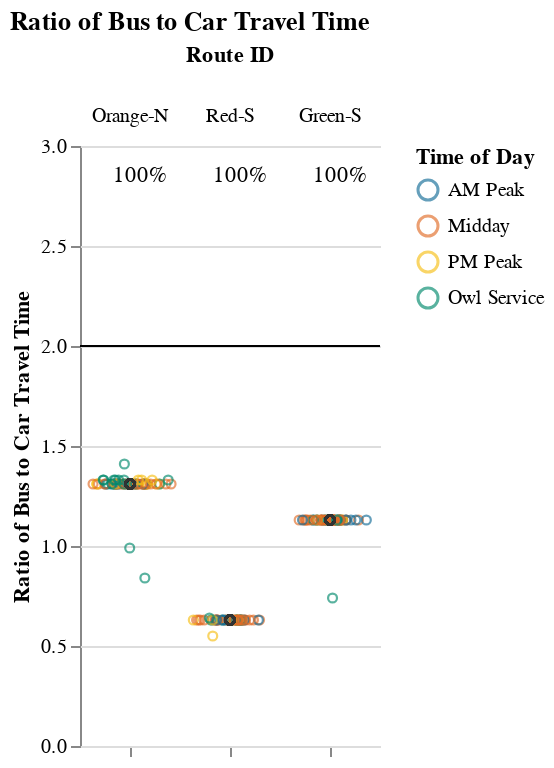
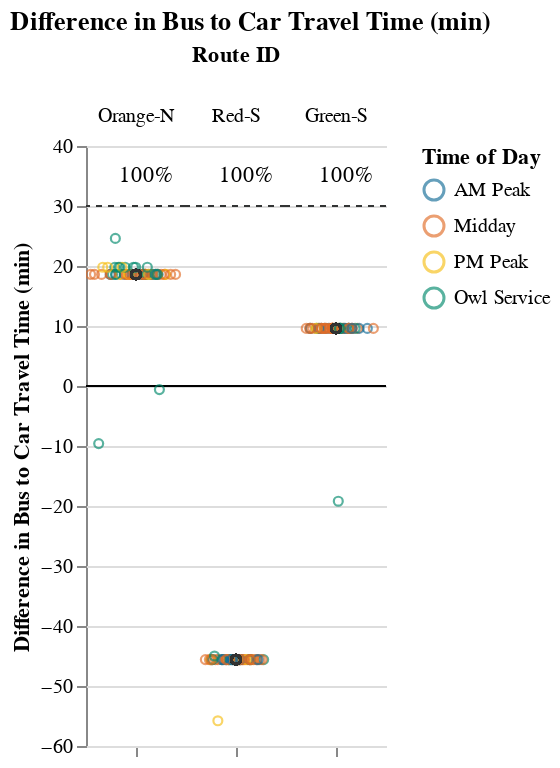

The code cell stored with these charts, in order, in its notebook:
### Markdown cell above
### Medium Routes (1-1.5 hrs)

### Code cell
route_group = "medium"
display_charts_for_route_group(df, route_group)

### Figure 1 — Vega-Lite specification as saved in the notebook (floating-point values rounded to 4 significant figures; data arrays with more than 128 entries replaced by an {"elided": "..."} marker saying what was removed)
{"config": {"view": {"continuousWidth": 400, "continuousHeight": 300, "stroke": null}, "facet": {"spacing": 0}}, "data": {"name": "data-92dbfc79d4301d5b255c9405768e9af2"}, "facet": {"column": {"field": "route_id2", "sort": ["Orange-N", "Red-S", "Green-S"], "title": "Route ID", "type": "nominal"}}, "spec": {"layer": [{"mark": "rule", "encoding": {"color": {"value": "black"}, "y": {"field": "cutoff", "type": "quantitative"}}, "selection": {"selector001": {"type": "interval", "bind": "scales", "encodings": ["x", "y"]}}}, {"mark": {"type": "point", "opacity": 0.65, "size": 20, "strokeWidth": 1.1}, "encoding": {"color": {"field": "time_of_day", "scale": {"range": ["#136C97", "#E16B26", "#F6BF16", "#00896B", "#7790A3", "#5B559C"]}, "sort": ["AM Peak", "Midday", "PM Peak", "Owl Service"], "title": "Time of Day", "type": "nominal"}, "tooltip": [{"field": "route_id2", "title": "route_id", "type": "nominal"}, {"field": "route_name", "type": "nominal"}, {"field": "trip_id", "type": "nominal"}, {"field": "service_hours", "type": "quantitative"}, {"field": "car_duration_hours", "type": "quantitative"}, {"field": "bus_multiplier", "type": "quantitative"}, {"field": "bus_difference", "type": "quantitative"}, {"field": "num_trips", "type": "quantitative"}, {"field": "num_competitive", "type": "quantitative"}, {"field": "pct_trips_competitive", "type": "quantitative"}, {"field": "pct_below_cutoff", "type": "quantitative"}, {"field": "p25", "type": "quantitative"}, {"field": "p50", "type": "quantitative"}, {"field": "p75", "type": "quantitative"}], "x": {"axis": {"grid": false, "labels": false, "ticks": true, "values": [0]}, "field": "jitter", "scale": {}, "title": null, "type": "quantitative"}, "y": {"field": "bus_multiplier", "scale": {"domain": [0, 3.0]}, "title": "Ratio of Bus to Car Travel Time", "type": "quantitative"}}, "transform": [{"calculate": "sqrt(-2*log(random()))*cos(2*PI*random())", "as": "jitter"}], "width": 50}, {"layer": [{"mark": {"type": "point", "opacity": 0.6, "size": 20, "strokeWidth": 1.3}, "encoding": {"color": {"value": "#323434"}, "y": {"field": "bus_multiplier", "type": "quantitative"}}, "transform": [{"filter": "(datum.p50_trip === 1)"}]}, {"mark": {"type": "text", "align": "center", "baseline": "middle"}, "encoding": {"color": {"value": "black"}, "text": {"field": "pct_trips_competitive", "format": ".0%", "type": "quantitative"}, "tooltip": [{"field": "route_id2", "title": "route_id", "type": "nominal"}, {"field": "route_name", "type": "nominal"}, {"field": "trip_id", "type": "nominal"}, {"field": "service_hours", "type": "quantitative"}, {"field": "car_duration_hours", "type": "quantitative"}, {"field": "bus_multiplier", "type": "quantitative"}, {"field": "bus_difference", "type": "quantitative"}, {"field": "num_trips", "type": "quantitative"}, {"field": "num_competitive", "type": "quantitative"}, {"field": "pct_trips_competitive", "type": "quantitative"}, {"field": "pct_below_cutoff", "type": "quantitative"}, {"field": "p25", "type": "quantitative"}, {"field": "p50", "type": "quantitative"}, {"field": "p75", "type": "quantitative"}], "x": {"value": 30}, "y": {"value": 15}}, "transform": [{"calculate": "sqrt(-2*log(random()))*cos(2*PI*random())", "as": "jitter"}, {"filter": "(datum.fastest_trip === 1)"}]}]}]}, "resolve": {"scale": {"y": "shared"}}, "title": "Ratio of Bus to Car Travel Time", "$schema": "https://vega.github.io/schema/vega-lite/v4.17.0.json", "datasets": {"data-92dbfc79d4301d5b255c9405768e9af2": {"elided": "183 records"}}}

### Figure 2 — Vega-Lite specification as saved in the notebook (floating-point values rounded to 4 significant figures; data arrays with more than 128 entries replaced by an {"elided": "..."} marker saying what was removed)
{"config": {"view": {"continuousWidth": 400, "continuousHeight": 300, "stroke": null}, "facet": {"spacing": 0}}, "data": {"name": "data-b46cf5271054c9f36e2330e4bbef07f4"}, "facet": {"column": {"field": "route_id2", "sort": ["Orange-N", "Red-S", "Green-S"], "title": "Route ID", "type": "nominal"}}, "spec": {"layer": [{"mark": "rule", "encoding": {"color": {"value": "black"}, "y": {"field": "cutoff", "type": "quantitative"}}, "selection": {"selector002": {"type": "interval", "bind": "scales", "encodings": ["x", "y"]}}}, {"mark": {"type": "rule", "strokeDash": [3, 3]}, "encoding": {"color": {"value": "#323434"}, "y": {"field": "cutoff2", "type": "quantitative"}}}, {"mark": {"type": "point", "opacity": 0.65, "size": 20, "strokeWidth": 1.1}, "encoding": {"color": {"field": "time_of_day", "scale": {"range": ["#136C97", "#E16B26", "#F6BF16", "#00896B", "#7790A3", "#5B559C"]}, "sort": ["AM Peak", "Midday", "PM Peak", "Owl Service"], "title": "Time of Day", "type": "nominal"}, "tooltip": [{"field": "route_id2", "title": "route_id", "type": "nominal"}, {"field": "route_name", "type": "nominal"}, {"field": "trip_id", "type": "nominal"}, {"field": "service_hours", "type": "quantitative"}, {"field": "car_duration_hours", "type": "quantitative"}, {"field": "bus_multiplier", "type": "quantitative"}, {"field": "bus_difference", "type": "quantitative"}, {"field": "num_trips", "type": "quantitative"}, {"field": "num_competitive", "type": "quantitative"}, {"field": "pct_trips_competitive", "type": "quantitative"}, {"field": "pct_below_cutoff", "type": "quantitative"}, {"field": "p25", "type": "quantitative"}, {"field": "p50", "type": "quantitative"}, {"field": "p75", "type": "quantitative"}], "x": {"axis": {"grid": false, "labels": false, "ticks": true, "values": [0]}, "field": "jitter", "scale": {}, "title": null, "type": "quantitative"}, "y": {"field": "bus_difference", "scale": {"domain": [-55.8, 35.0]}, "title": "Difference in Bus to Car Travel Time (min)", "type": "quantitative"}}, "transform": [{"calculate": "sqrt(-2*log(random()))*cos(2*PI*random())", "as": "jitter"}], "width": 50}, {"layer": [{"mark": {"type": "point", "opacity": 0.6, "size": 20, "strokeWidth": 1.3}, "encoding": {"color": {"value": "#323434"}, "y": {"field": "bus_difference", "type": "quantitative"}}, "transform": [{"filter": "(datum.p50_trip === 1)"}]}, {"mark": {"type": "text", "align": "center", "baseline": "middle"}, "encoding": {"color": {"value": "black"}, "text": {"field": "pct_trips_competitive", "format": ".0%", "type": "quantitative"}, "tooltip": [{"field": "route_id2", "title": "route_id", "type": "nominal"}, {"field": "route_name", "type": "nominal"}, {"field": "trip_id", "type": "nominal"}, {"field": "service_hours", "type": "quantitative"}, {"field": "car_duration_hours", "type": "quantitative"}, {"field": "bus_multiplier", "type": "quantitative"}, {"field": "bus_difference", "type": "quantitative"}, {"field": "num_trips", "type": "quantitative"}, {"field": "num_competitive", "type": "quantitative"}, {"field": "pct_trips_competitive", "type": "quantitative"}, {"field": "pct_below_cutoff", "type": "quantitative"}, {"field": "p25", "type": "quantitative"}, {"field": "p50", "type": "quantitative"}, {"field": "p75", "type": "quantitative"}], "x": {"value": 30}, "y": {"value": 15}}, "transform": [{"calculate": "sqrt(-2*log(random()))*cos(2*PI*random())", "as": "jitter"}, {"filter": "(datum.fastest_trip === 1)"}]}]}]}, "resolve": {"scale": {"y": "shared"}}, "title": "Difference in Bus to Car Travel Time (min)", "$schema": "https://vega.github.io/schema/vega-lite/v4.17.0.json", "datasets": {"data-b46cf5271054c9f36e2330e4bbef07f4": {"elided": "183 records"}}}
